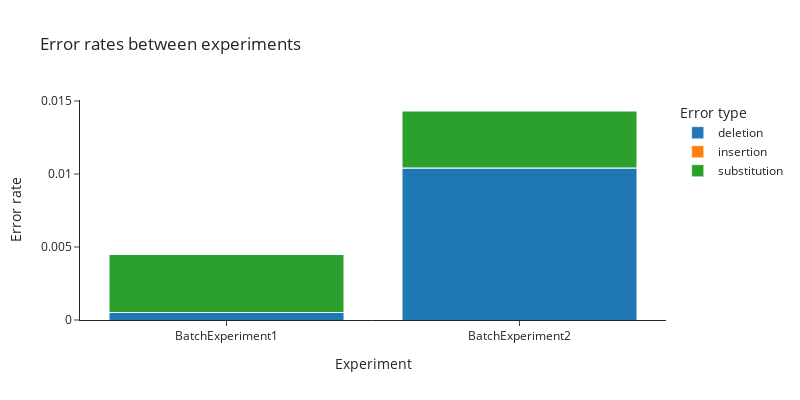

Notebook source saved alongside this figure:
### Markdown cell above
# Error rate by experiment

### Code cell
df = pd.read_csv(f'{path}errorrates_fw_batch_{analysis_type}.txt', sep=',', names=['experiment', 'match', 'deletion', 'insertion', 'substitution'])
df = df.drop(columns=['match'])
df = pd.melt(df, id_vars=['experiment'], var_name='Error type', value_name='Error rate')

px.bar(
    df,
    x='experiment',
    y='Error rate',
    color='Error type',
    title='Error rates between experiments',
    labels={'experiment': 'Experiment', 'group': 'Analysis'},
    template='simple_white',
    width=800,
    height=400,
).update_layout(barmode='stack')

### Figure 1 — Plotly figure (JSON) as saved in the notebook; plotly's stock layout.template omitted (floating-point values rounded to 4 significant figures)
{"data": [{"alignmentgroup": "True", "hovertemplate": "Error type=deletion<br>Experiment=%{x}<br>Error rate=%{y}<extra></extra>", "legendgroup": "deletion", "marker": {"color": "#1F77B4", "pattern": {"shape": ""}}, "name": "deletion", "offsetgroup": "deletion", "orientation": "v", "showlegend": true, "textposition": "auto", "type": "bar", "x": ["BatchExperiment1", "BatchExperiment2"], "xaxis": "x", "y": [0.0005168, 0.01039], "yaxis": "y"}, {"alignmentgroup": "True", "hovertemplate": "Error type=insertion<br>Experiment=%{x}<br>Error rate=%{y}<extra></extra>", "legendgroup": "insertion", "marker": {"color": "#FF7F0E", "pattern": {"shape": ""}}, "name": "insertion", "offsetgroup": "insertion", "orientation": "v", "showlegend": true, "textposition": "auto", "type": "bar", "x": ["BatchExperiment1", "BatchExperiment2"], "xaxis": "x", "y": [2.527e-06, 3.167e-05], "yaxis": "y"}, {"alignmentgroup": "True", "hovertemplate": "Error type=substitution<br>Experiment=%{x}<br>Error rate=%{y}<extra></extra>", "legendgroup": "substitution", "marker": {"color": "#2CA02C", "pattern": {"shape": ""}}, "name": "substitution", "offsetgroup": "substitution", "orientation": "v", "showlegend": true, "textposition": "auto", "type": "bar", "x": ["BatchExperiment1", "BatchExperiment2"], "xaxis": "x", "y": [0.003946, 0.003893], "yaxis": "y"}], "layout": {"barmode": "stack", "height": 400, "legend": {"title": {"text": "Error type"}, "tracegroupgap": 0}, "title": {"text": "Error rates between experiments"}, "width": 800, "xaxis": {"anchor": "y", "domain": [0, 1], "title": {"text": "Experiment"}}, "yaxis": {"anchor": "x", "domain": [0, 1], "title": {"text": "Error rate"}}}}
